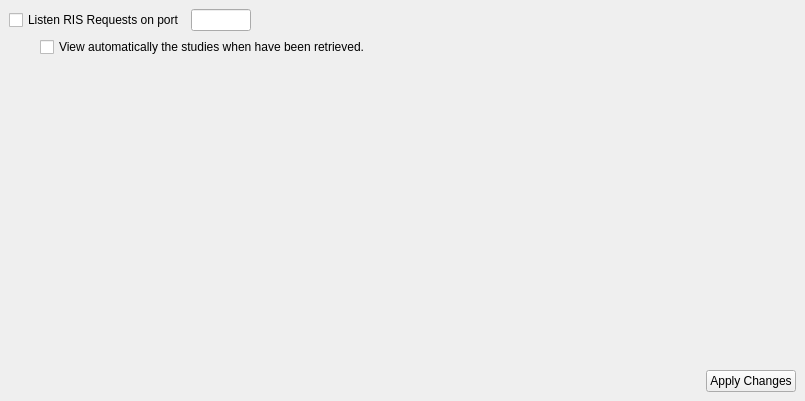
<ui version="4.0" >
 <class>QListenRisRequestsConfigurationScreenBase</class>
 <widget class="QWidget" name="QListenRisRequestsConfigurationScreenBase" >
  <property name="geometry" >
   <rect>
    <x>0</x>
    <y>0</y>
    <width>805</width>
    <height>401</height>
   </rect>
  </property>
  <property name="windowTitle" >
   <string>Listen RIS Requests Configuration</string>
  </property>
  <property name="windowIcon" >
   <iconset resource="../main/main.qrc" >:/images/open.png</iconset>
  </property>
  <layout class="QGridLayout" >
   <property name="margin" >
    <number>9</number>
   </property>
   <property name="spacing" >
    <number>6</number>
   </property>
   <item row="3" column="1" >
    <layout class="QHBoxLayout" >
     <property name="margin" >
      <number>0</number>
     </property>
     <property name="spacing" >
      <number>6</number>
     </property>
     <item>
      <spacer>
       <property name="orientation" >
        <enum>Qt::Horizontal</enum>
       </property>
       <property name="sizeHint" >
        <size>
         <width>40</width>
         <height>20</height>
        </size>
       </property>
      </spacer>
     </item>
     <item>
      <widget class="QPushButton" name="m_buttonApplyListenRisConfiguration" >
       <property name="text" >
        <string>Apply Changes</string>
       </property>
      </widget>
     </item>
    </layout>
   </item>
   <item row="2" column="0" >
    <spacer>
     <property name="orientation" >
      <enum>Qt::Vertical</enum>
     </property>
     <property name="sizeHint" >
      <size>
       <width>20</width>
       <height>40</height>
      </size>
     </property>
    </spacer>
   </item>
   <item row="1" column="0" >
    <layout class="QHBoxLayout" >
     <property name="margin" >
      <number>0</number>
     </property>
     <property name="spacing" >
      <number>6</number>
     </property>
     <item>
      <spacer>
       <property name="orientation" >
        <enum>Qt::Horizontal</enum>
       </property>
       <property name="sizeType" >
        <enum>QSizePolicy::Fixed</enum>
       </property>
       <property name="sizeHint" >
        <size>
         <width>31</width>
         <height>20</height>
        </size>
       </property>
      </spacer>
     </item>
     <item>
      <widget class="QCheckBox" name="m_checkBoxViewAutomaticallyStudies" >
       <property name="text" >
        <string>View automatically the studies when have been retrieved.</string>
       </property>
      </widget>
     </item>
    </layout>
   </item>
   <item row="0" column="0" colspan="2" >
    <layout class="QHBoxLayout" >
     <property name="margin" >
      <number>0</number>
     </property>
     <property name="spacing" >
      <number>6</number>
     </property>
     <item>
      <widget class="QCheckBox" name="m_checkBoxListenRisRequests" >
       <property name="text" >
        <string>Listen RIS Requests on port</string>
       </property>
      </widget>
     </item>
     <item>
      <widget class="QLineEdit" name="m_textPortListenRisRequests" >
       <property name="maximumSize" >
        <size>
         <width>60</width>
         <height>16777215</height>
        </size>
       </property>
      </widget>
     </item>
     <item>
      <spacer>
       <property name="orientation" >
        <enum>Qt::Horizontal</enum>
       </property>
       <property name="sizeHint" >
        <size>
         <width>40</width>
         <height>20</height>
        </size>
       </property>
      </spacer>
     </item>
    </layout>
   </item>
  </layout>
 </widget>
 <resources>
  <include location="../main/main.qrc" />
 </resources>
 <connections>
  <connection>
   <sender>m_checkBoxListenRisRequests</sender>
   <signal>toggled(bool)</signal>
   <receiver>m_textPortListenRisRequests</receiver>
   <slot>setEnabled(bool)</slot>
   <hints>
    <hint type="sourcelabel" >
     <x>119</x>
     <y>68</y>
    </hint>
    <hint type="destinationlabel" >
     <x>229</x>
     <y>69</y>
    </hint>
   </hints>
  </connection>
  <connection>
   <sender>m_checkBoxListenRisRequests</sender>
   <signal>toggled(bool)</signal>
   <receiver>m_checkBoxViewAutomaticallyStudies</receiver>
   <slot>setEnabled(bool)</slot>
   <hints>
    <hint type="sourcelabel" >
     <x>119</x>
     <y>68</y>
    </hint>
    <hint type="destinationlabel" >
     <x>229</x>
     <y>108</y>
    </hint>
   </hints>
  </connection>
 </connections>
</ui>
